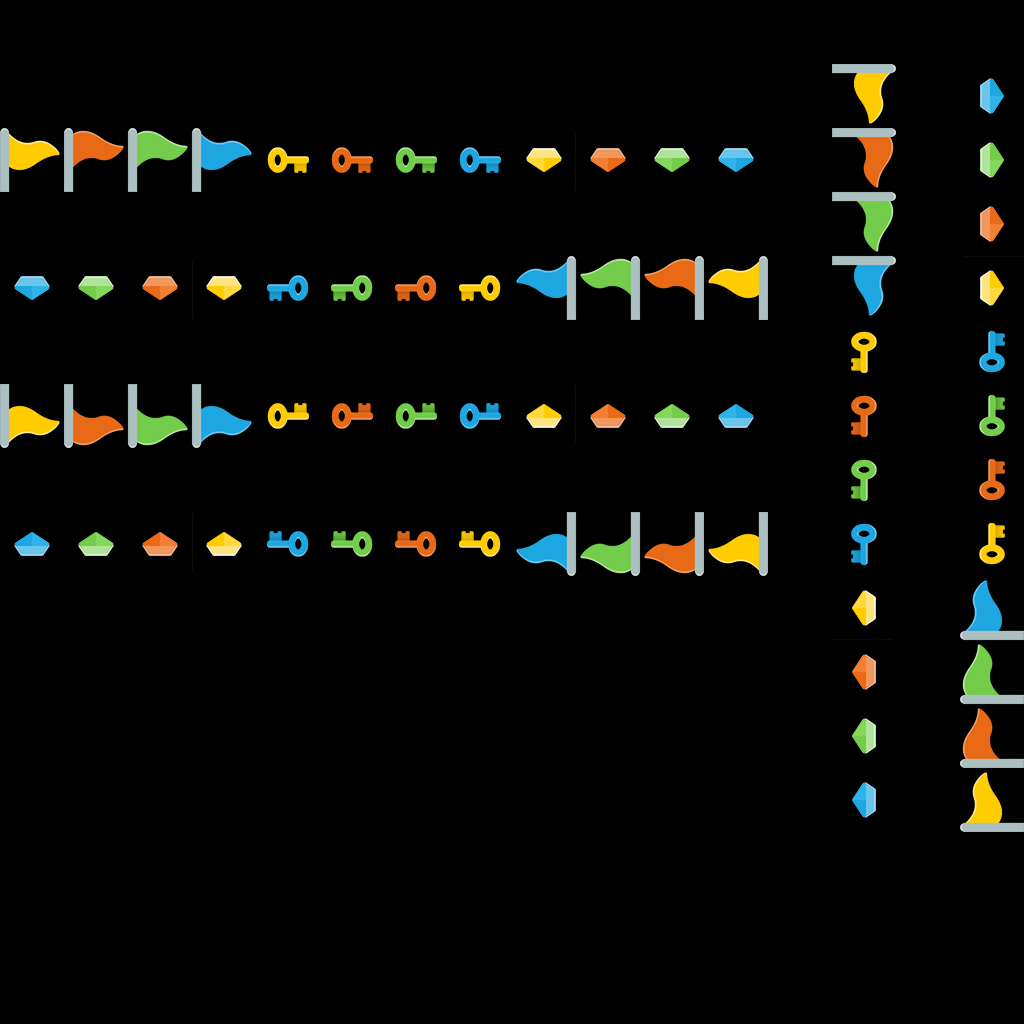

Below is a game level as drawn by its tile map, then a one-line description and the .tmx that defines it (tile-layer data replaced by summaries):
An orthogonal 16x16 tile map with 64x64 px tiles, 1 tile layer (Tile Layer 1).

<map version="1.0" orientation="orthogonal" renderorder="right-down" width="16" height="16" tilewidth="64" tileheight="64" nextobjectid="1">
 <tileset firstgid="1" name="kenny_items_64x64" tilewidth="64" tileheight="64">
  <image source="../tiles/kenny_items_64x64.png" width="512" height="256" />
 </tileset>
 <layer name="Tile Layer 1" width="16" height="16">
  <data>[256 cells, 72 non-empty, 12 distinct tile ids]</data>
 </layer>
</map>
